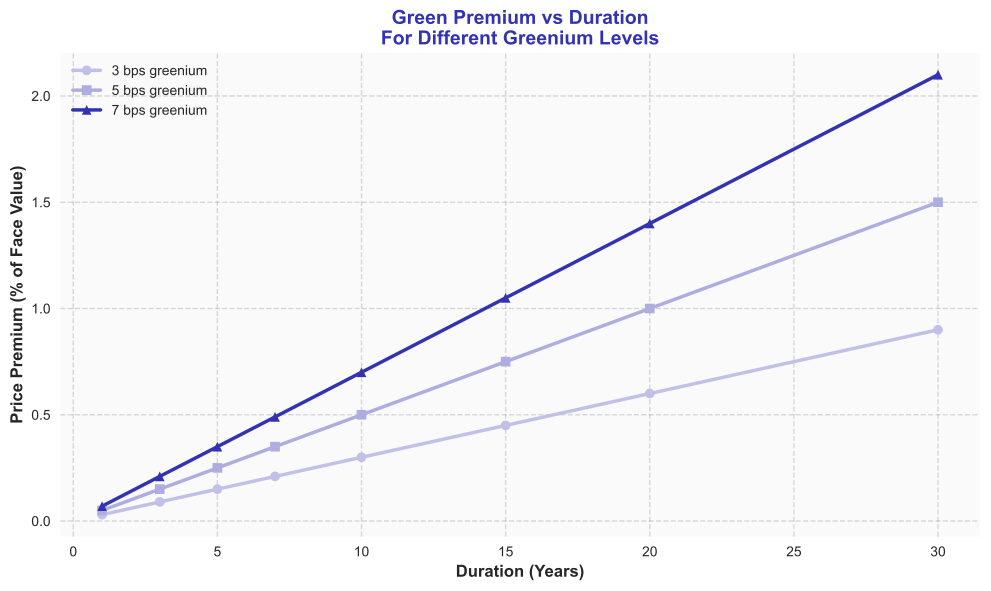

Source code (Python):
import matplotlib.pyplot as plt
import numpy as np

COLORS = {'primary': '#3333B2', 'secondary': '#ADADE0', 'light': '#C1C1E8'}

def generate_chart():
    try:
        plt.style.use('seaborn-v0_8')
        fig, ax = plt.subplots(figsize=(10, 6))

        # Duration range (years)
        durations = np.array([1, 3, 5, 7, 10, 15, 20, 30])

        # Price premium for different greenium levels (as % of face value)
        # Formula: ΔP ≈ D × g (simplified)
        greenium_3bp = durations * 0.0003 * 100  # 3 bps
        greenium_5bp = durations * 0.0005 * 100  # 5 bps
        greenium_7bp = durations * 0.0007 * 100  # 7 bps

        ax.plot(durations, greenium_3bp, color=COLORS['light'], linewidth=2.5,
               marker='o', markersize=7, label='3 bps greenium')
        ax.plot(durations, greenium_5bp, color=COLORS['secondary'], linewidth=2.5,
               marker='s', markersize=7, label='5 bps greenium')
        ax.plot(durations, greenium_7bp, color=COLORS['primary'], linewidth=2.5,
               marker='^', markersize=7, label='7 bps greenium')

        ax.set_xlabel('Duration (Years)', fontsize=12, fontweight='bold')
        ax.set_ylabel('Price Premium (% of Face Value)', fontsize=12, fontweight='bold')
        ax.set_title('Green Premium vs Duration\nFor Different Greenium Levels',
                     fontsize=14, fontweight='bold', color=COLORS['primary'])
        ax.legend(fontsize=10, loc='upper left')
        ax.grid(True, alpha=0.3, linestyle='--', color='#7F7F7F')

        ax.set_facecolor('#FAFAFA')
        fig.patch.set_facecolor('white')

        plt.tight_layout()
        plt.savefig('charts/week1/week1_v2_goal3_chart2_duration.pdf', format='pdf',
                    dpi=300, bbox_inches='tight', facecolor='white', edgecolor='none')
        print("SUCCESS: charts/week1/week1_v2_goal3_chart2_duration.pdf")
        plt.close()
        return True
    except Exception as e:
        print(f"ERROR: {e}")
        return False

if __name__ == "__main__":
    exit(0 if generate_chart() else 1)
